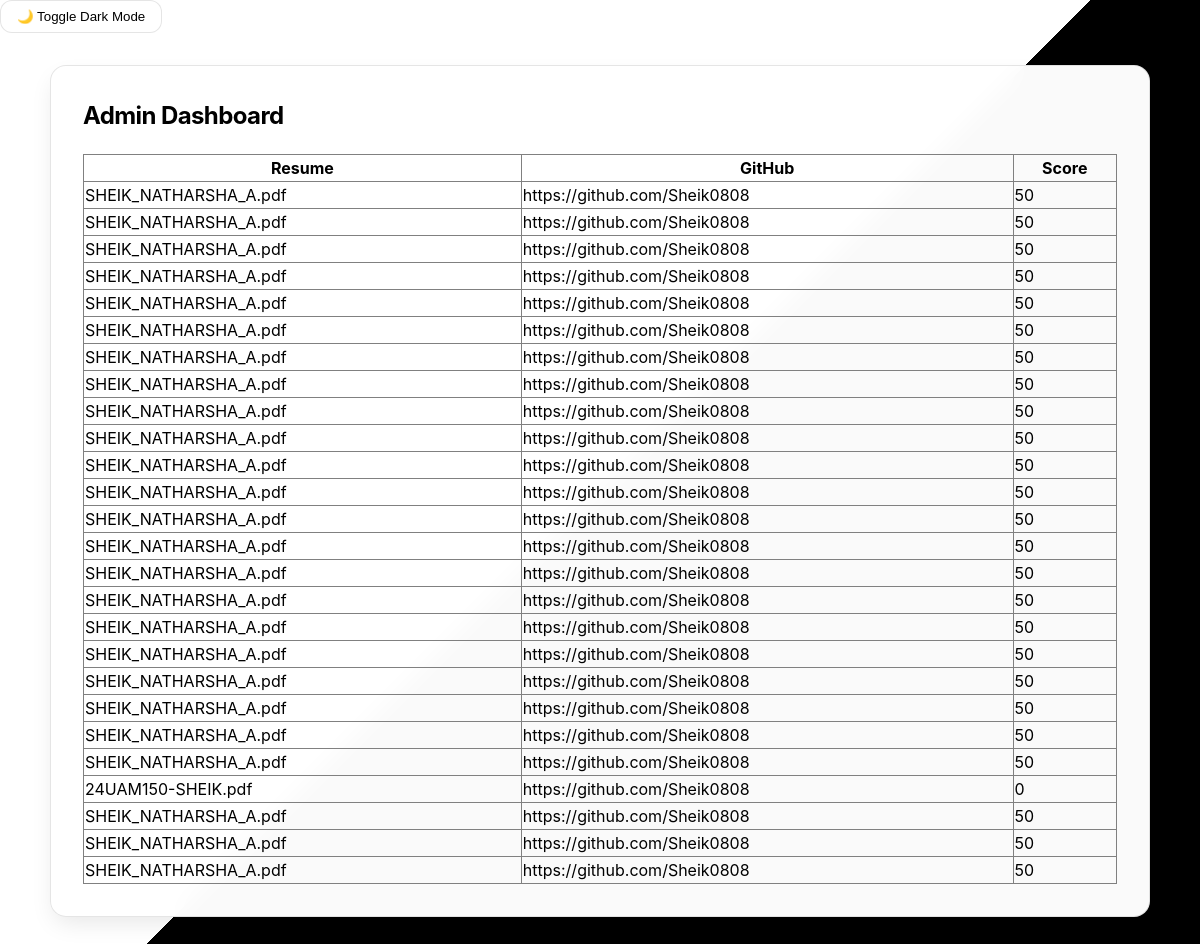
/admin, run on an earlier commit of the app's database.
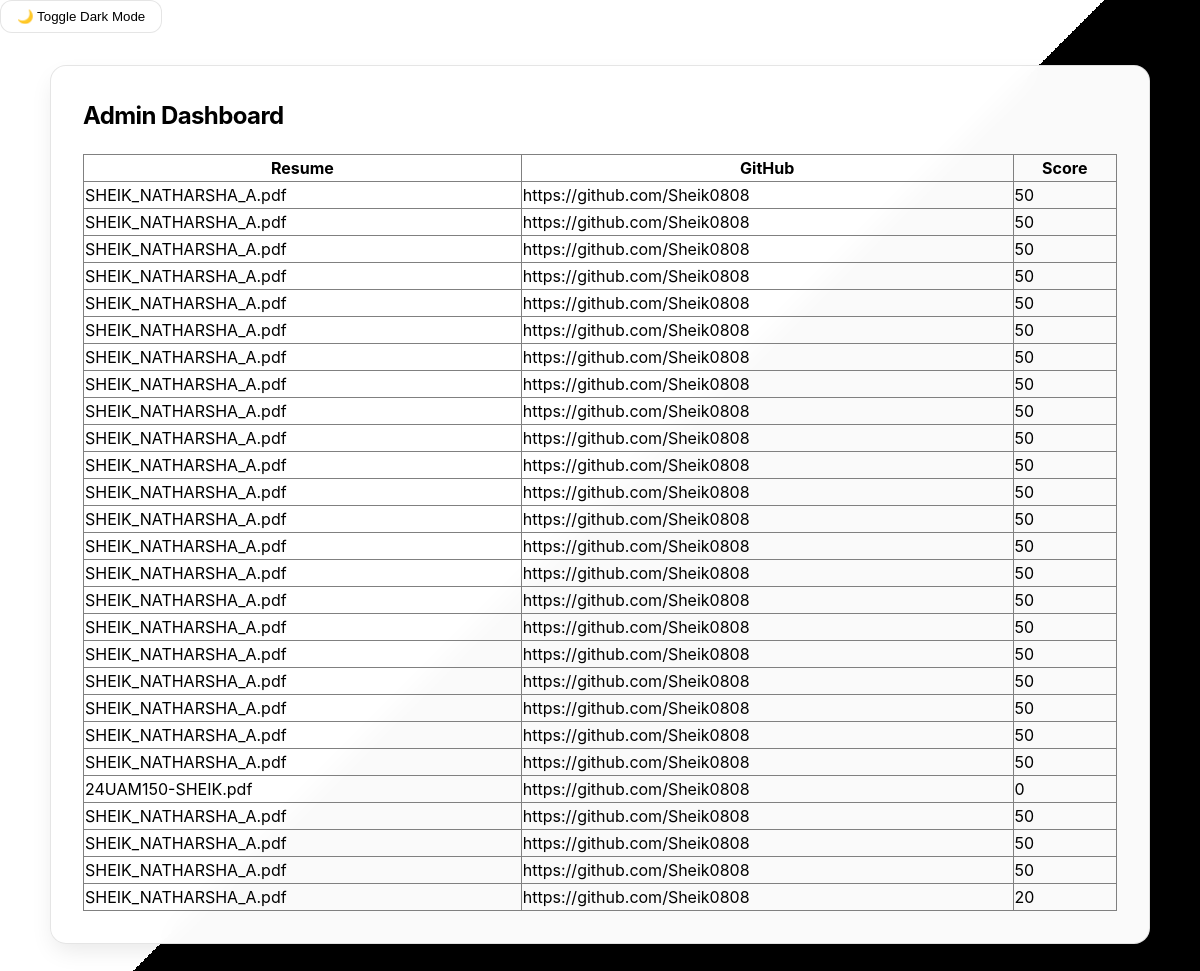
And on a later commit of the database.
### tables this page shows
CREATE TABLE results (
        resume TEXT,
        github TEXT,
        score INTEGER
    );

### app.py (the view)
@app.route("/admin")
def admin():
    conn = sqlite3.connect("database.db")
    cur = conn.cursor()
    cur.execute("SELECT * FROM results")
    rows = cur.fetchall()
    conn.close()
    return render_template("admin.html", rows=rows)

### templates/admin.html (shortened to what this page needs)
<!DOCTYPE html>
<html>
<head>
    <link rel="stylesheet" href="/static/style.css">
    <link rel="stylesheet" href="/static/dark.css">
</head>
<body>
    <button class="toggle-btn" onclick="toggleDark()">🌙 Toggle Dark Mode</button>
    <div class="container">
        <div class="card">
            <h2>Admin Dashboard</h2>
            <table border="1" style="width: 100%; border-collapse: collapse; margin-top: 15px;">
                <tr>
                    <th>Resume</th>
                    <th>GitHub</th>
                    <th>Score</th>
                </tr>
                {% for r in rows %}
                <tr>
                    <td>{{ r[0] }}</td>
                    <td>{{ r[1] }}</td>
                    <td>{{ r[2] }}</td>
                </tr>
                {% endfor %}
            </table>
        </div>
    </div>
</body>
</html>

### static/style.css (style rules this page uses)
:root { --primary: #000000; --primary-hover: #1f2937; --secondary: #4b5563; --success: #059669; --danger: #dc2626; --background: #ffffff; --foreground: #000000; --card-bg: rgba(255, 255, 255, 0.98); --card-border: rgba(0, 0, 0, 0.1); --shadow: 0 10px 25px -5px rgba(0, 0, 0, 0.1); --font-sans: 'Inter', system-ui, -apple-system, sans-serif; --bg-split-light: linear-gradient(135deg, #ffffff 50%, #000000 50%); --bg-split-dark: linear-gradient(135deg, #000000 50%, #1f2937 50%); }
body { font-family: var(--font-sans); background-color: var(--background); background-image: var(--bg-split-light); background-attachment: fixed; color: var(--foreground); margin: 0; line-height: 1.5; transition: all 0.4s ease; min-height: 100vh; }
.container { max-width: 1100px; margin: 0 auto; padding: 2rem; }
.card { background: var(--card-bg); backdrop-filter: blur(12px); -webkit-backdrop-filter: blur(12px); border: 1px solid var(--card-border); border-radius: 1rem; padding: 2rem; box-shadow: var(--shadow); margin-bottom: 2rem; transition: transform 0.2s ease, box-shadow 0.2s ease; }
h1, h2, h3 { margin-top: 0; font-weight: 700; letter-spacing: -0.025em; }
.toggle-btn { background: var(--card-bg); border: 1px solid var(--card-border); color: var(--foreground); padding: 0.5rem 1rem; border-radius: 0.75rem; cursor: pointer; font-weight: 500; backdrop-filter: blur(8px); transition: all 0.2s ease; }

What changed in the data, as far as the page shows it:
added results: resume "SHEIK_NATHARSHA_A.pdf", github "https://github.com/Sheik0808", score "20"
